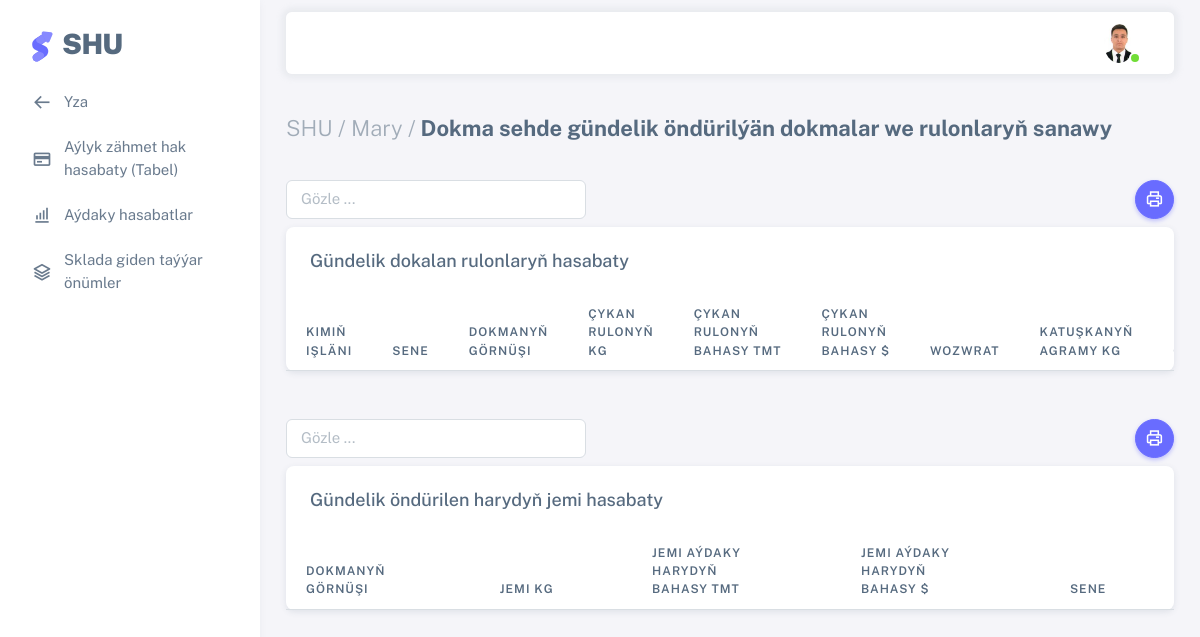
Screenshot of /dokma_seh/4/ (signed in) with the database file from the repository.
### users/models.py (models this page shows, shortened)
class AllUsers(AbstractUser):
    username = models.CharField(max_length=100, unique=True)
    office = models.ForeignKey(Office, on_delete=models.CASCADE, null=True)
    sehs = models.ForeignKey(Sehler, related_name='user_sehs', on_delete=models.CASCADE, null=True, blank=True)
    bolum = models.ForeignKey(Bolum, on_delete=models.CASCADE,null=True)
    wez = models.ForeignKey(Wez, on_delete=models.CASCADE, null=True)
    first_name = models.CharField(max_length=100)
    last_name = models.CharField(max_length=100)
    middle_name = models.CharField(max_length=100, null=True, blank=True)
    birth_date = models.DateField("Doglan senesi", default=timezone.now)
    tel = models.CharField("Telefon belgisi", max_length=12, null=True, blank=True)
    email = models.EmailField(unique=True)
    address = models.TextField(null=True, blank=True)
    user_code = models.CharField(max_length=12, unique=True, default=random_string, null=True, blank=True)
    image = models.ImageField(default='default.png', upload_to='profile_pics')

class Office(models.Model):
    name = models.CharField("Edara-kärhananyň ady", max_length=1000, null=True, blank=True)
    tel = models.CharField("Telefon belgisi", null=True, blank=True, max_length=12)
    reg_num = models.CharField("reg nomer", max_length=100, null=True, blank=True,)
    ind_num = models.CharField("indeks nomer", max_length=100, null=True, blank=True,)
    kpp_num = models.CharField(max_length=100, null=True, blank=True)
    address = models.TextField("Salgysy", null=True, blank=True)
    description = models.TextField("Gysga beyany", null=True, blank=True)
    slug = models.SlugField(max_length=300, unique=True, db_index=True, verbose_name="URL")
    def __str__(self):
        return self.name
    class Meta:
        verbose_name = 'Edara-kärhana'
        verbose_name_plural = 'Edara-kärhanalar'

### shu/views.py (the view)
# urls.py: path('dokma_seh/<int:pk>/', views.Gun_ondDokma_sanaw, name='dokma-seh'),
@login_required(login_url='login')
def Gun_ondDokma_sanaw(request,pk):
    page_title = _('Dokma sehde gündelik öndürilýän dokmalar we rulonlaryň sanawy')
    cur_user=request.user
    myseh = Gundelik_dokma.objects.filter(sehs_id=pk).order_by("sene")
    ay_has = Aydaky_dokma.objects.filter(sehs_id=pk).annotate(month=TruncMonth('sene'),gornus=F('d_gornusi__name'),onum=F('jemi_cyk_kg')).values('month', 'gornus','onum','id','jemi_bahasy_m','jemi_bahasy_d').order_by("sene")
    prpk=Sehler.objects.get(id=pk)
    seneid=Hasabat_sene.objects.all().last()
    if request.method == 'POST':
        form = GunDokmaForm(request.POST, request.FILES)
        form3 = TikinciAddForm(request.POST, request.FILES)
        if form.is_valid():
            if seneid == None or seneid.sene.month is not datetime.now().month:
                sene_create=Hasabat_sene.objects.create(sene=timezone.now())
                sene_create.save()
                sene_create.refresh_from_db()
            else:
                pass
            user = form.cleaned_data['user']
            d_gornusi = form.cleaned_data['d_gornusi']
            cykrulon_kg = form.cleaned_data['cykrulon_kg']
            cykrulon_bahasy_m = form.cleaned_data['cykrulon_bahasy_m']
            cykrulon_bahasy_d = form.cleaned_data['cykrulon_bahasy_d']
            wozwrat_kg = form.cleaned_data['wozwrat_kg']
            katyska_agram = form.cleaned_data['katyska_agram']
            nirden_gelen = form.cleaned_data['nirden_gelen']
            enjam = form.cleaned_data['enjam']
            bellik = form.cleaned_data['bellik']
            seneid1=Hasabat_sene.objects.last().id
            dok=cykrulon_kg if cykrulon_kg is not None else 0
            dok_m=cykrulon_bahasy_m if cykrulon_bahasy_m is not None else 0
            dok_d=cykrulon_bahasy_d if cykrulon_bahasy_d is not None else 0
            if cykrulon_bahasy_m is not None:
                ay_jem_baha_m = cykrulon_kg * cykrulon_bahasy_m
                ayhas = Aydaky_dokma.objects.create(offices=cur_user.office,sehs_id=pk,d_gornusi=d_gornusi,jemi_cyk_kg=cykrulon_kg,jemi_bahasy_m=ay_jem_baha_m)
                ayhas.save()
            elif cykrulon_bahasy_d is not None:
                ay_jem_baha_d = cykrulon_kg * cykrulon_bahasy_d
                ayhas = Aydaky_dokma.objects.create(offices=cur_user.office,sehs_id=pk,d_gornusi=d_gornusi,jemi_cyk_kg=cykrulon_kg,jemi_bahasy_d=ay_jem_baha_d)
                ayhas.save()
            guncreate = Gundelik_dokma.objects.create(user=user,has_sene=seneid1,offices=cur_user.office,sehs_id=pk,
                                                           d_gornusi=d_gornusi,cykrulon_kg=cykrulon_kg,cykrulon_bahasy_m=cykrulon_bahasy_m,cykrulon_bahasy_d=cykrulon_bahasy_d,wozwrat_kg=wozwrat_kg,
                                                           katyska_agram=katyska_agram,nirden_gelen=nirden_gelen,enjam=enjam,bellik=bellik)
            guncreate.save()
            seneid2=list(Hasabat_sene.objects.all())[-2].id
            abj1=Gundelik_dokma.objects.filter(has_sene=seneid1)
            ay2=AydakyDokma_hasabat.objects.filter(has_sene=seneid1,d_gornusi=d_gornusi).count()
            ay3=AydakyDokma_hasabat.objects.all()
            sap_j=Gundelik_dokma.objects.filter(has_sene=seneid1,d_gornusi=d_gornusi).aggregate(total=Sum(F('cykrulon_kg')))['total']
            wz_j=Gundelik_dokma.objects.filter(has_sene=seneid1,d_gornusi=d_gornusi).aggregate(total=Sum(F('wozwrat_kg')))['total']
            ahg_j=AydakyDokma_hasabat.objects.filter(has_sene=seneid2,d_gornusi=d_gornusi).aggregate(total=Sum(F('ahyrky_galyndy')))['total']
            zak_j=Gundelik_dokma.objects.filter(has_sene=seneid1,d_gornusi=d_gornusi).aggregate(total=Sum(F('cykrulon_kg')))['total']
            a_j=sap_j if sap_j is not None else 0
            b_j=wz_j if wz_j is not None else 0
            c_j=zak_j if zak_j is not None else 0
            d_j=ahg_j if ahg_j is not None else 0
            if ay2 == 0:
                cur_ay_create = AydakyDokma_hasabat.objects.filter(Q(has_sene=None) | ~Q(has_sene=seneid1), ~Q(d_gornusi=d_gornusi)).create(cykrulon_bahasy_m=cykrulon_bahasy_m,cykrulon_bahasy_d=cykrulon_bahasy_d,sehs_id=pk,has_sene=seneid1,d_gornusi=d_gornusi,jemi_dok_rulon=a_j,gecenay_galyndy=d_j,satylan_dokma_kg=c_j,wozwrat=b_j,ahyrky_galyndy=d_j + a_j)
                cur_ay_create.save()
            for x in ay3:
                if x.jemi_dok_rulon is not None and x.has_sene == seneid1 and x.d_gornusi == d_gornusi:
                    ay_update = AydakyDokma_hasabat.objects.filter(has_sene=seneid1, d_gornusi=d_gornusi).update(cykrulon_bahasy_m=cykrulon_bahasy_m,cykrulon_bahasy_d=cykrulon_bahasy_d,sehs_id=pk,has_sene=seneid1,d_gornusi=d_gornusi,jemi_dok_rulon=a_j,gecenay_galyndy=d_j,satylan_dokma_kg=c_j,wozwrat=b_j,ahyrky_galyndy=d_j + a_j)
                elif ay2 > 0 and x.jemi_dok_rulon == None:
                    cur_ay_create = AydakyDokma_hasabat.objects.filter(Q(has_sene=None) | ~Q(has_sene=seneid1), ~Q(d_gornusi=d_gornusi)).create(cykrulon_bahasy_m=cykrulon_bahasy_m,cykrulon_bahasy_d=cykrulon_bahasy_d,sehs_id=pk,has_sene=seneid1,d_gornusi=d_gornusi,jemi_dok_rulon=a_j,gecenay_galyndy=d_j,satylan_dokma_kg=c_j,wozwrat=b_j,ahyrky_galyndy=d_j + a_j)
                    cur_ay_create.save()
                continue
            swotka_count=Zakaz_DokmaSwotka.objects.filter(has_sene=seneid1,d_gornusi=d_gornusi).count()
            swotka=Zakaz_DokmaSwotka.objects.all()
            sklad_onum_count=Dokmaseh_sklad.objects.filter(has_sene=seneid1,d_gornusi=d_gornusi).count()
            sklad_onum=Dokmaseh_sklad.objects.all()
            if swotka_count == 0:
                swotka_create=Zakaz_DokmaSwotka.objects.filter(Q(has_sene=None) | ~Q(has_sene=seneid1), ~Q(d_gornusi=d_gornusi)).create(sehs_id=pk,has_sene=seneid1,d_gornusi=d_gornusi,jemi_kg=a_j,jemi_baha_m=a_j * dok_m,jemi_baha_d=a_j * dok_d)
                swotka_create.save()
            for x in swotka:
                if x.jemi_kg is not None and x.has_sene == seneid1 and x.d_gornusi == d_gornusi:
                    swotka_update = Zakaz_DokmaSwotka.objects.filter(~Q(jemi_kg=None),Q(has_sene=seneid1), Q(d_gornusi=d_gornusi)).update(sehs_id=pk,has_sene=seneid1,d_gornusi=d_gornusi,jemi_kg=a_j,jemi_baha_m=a_j * dok_m,jemi_baha_d=a_j * dok_d)
                elif swotka_count > 0 and x.jemi_kg == None:
                    create_zak_swot=Zakaz_DokmaSwotka.objects.filter(Q(has_sene=None) | ~Q(has_sene=seneid1), ~Q(d_gornusi=d_gornusi)).create(sehs_id=pk,has_sene=seneid1,d_gornusi=d_gornusi,jemi_kg=a_j,jemi_baha_m=a_j * dok_m,jemi_baha_d=a_j * dok_d)
                    create_zak_swot.save()
                continue
            if sklad_onum_count == 0:
                sk_onum_create=Dokmaseh_sklad.objects.filter(Q(has_sene=None) | ~Q(has_sene=seneid1), ~Q(d_gornusi=d_gornusi)).create(sehs_id=pk,has_sene=seneid1,d_gornusi=d_gornusi,cykrulon_bahasy_m=dok_m,cykrulon_bahasy_d=dok_d,jemi_dok_rulon=a_j,gecenay_galyndy=d_j,wozwrat=b_j,ahyrky_galyndy=d_j + a_j)
                sk_onum_create.save()
            for x in sklad_onum:
                if x.jemi_dok_rulon is not None and x.has_sene == seneid1 and x.d_gornusi == d_gornusi:
                    sk_onum_update = Dokmaseh_sklad.objects.filter(~Q(jemi_dok_rulon=None),Q(has_sene=seneid1), Q(d_gornusi=d_gornusi)).update(sehs_id=pk,has_sene=seneid1,d_gornusi=d_gornusi,cykrulon_bahasy_m=dok_m,cykrulon_bahasy_d=dok_d,jemi_dok_rulon=a_j,gecenay_galyndy=d_j,wozwrat=b_j,ahyrky_galyndy=d_j + a_j)
                elif sklad_onum_count > 0 and x.jemi_dok_rulon == None:
                    create_sk_onum=Dokmaseh_sklad.objects.filter(Q(has_sene=None) | ~Q(has_sene=seneid1), ~Q(d_gornusi=d_gornusi)).create(sehs_id=pk,has_sene=seneid1,d_gornusi=d_gornusi,cykrulon_bahasy_m=dok_m,cykrulon_bahasy_d=dok_d,jemi_dok_rulon=a_j,gecenay_galyndy=d_j,wozwrat=b_j,ahyrky_galyndy=d_j + a_j)
                    create_sk_onum.save()
                continue
            messages.success(request, 'Täze öndürilen dokma girizildi!')
            return redirect('dokma-seh', pk)
        if form3.is_valid():
            faa=form3.cleaned_data['faa']
            birth_date=form3.cleaned_data['birth_date']
            address=form3.cleaned_data['address']
            tikiciadd = Other_users.objects.create(sehs_id=pk,wez_id=1,faa=faa,birth_date=birth_date,address=address)
            tikiciadd.save()
            messages.success(request, f'{faa} täze zakazçy girizildi!')
            return redirect('dokma-seh',pk)
    else:
        form = GunDokmaForm()
        form3 = TikinciAddForm()
    pkk=prpk.pr_seh.pk
    paginator = Paginator(myseh, 10)
    page = request.GET.get('page')
    try:
        myuser = paginator.get_page(page)
    except PageNotAnInteger:
        myuser = paginator.page(1)
    except EmptyPage:
        myuser = paginator.page(paginator.num_pages)
    paginator1 = Paginator(ay_has, 10)
    page1 = request.GET.get('page')
    try:
        ay_h = paginator1.get_page(page1)
    except PageNotAnInteger:
        ay_h = paginator1.page(1)
    except EmptyPage:
        ay_h = paginator1.page(paginator1.num_pages)
    context = {'title': page_title,'myuser':myuser, 'ay_h':ay_h,'form':form,'form3':form3,'pkk':pkk}
    return render(request, 'shu/dokmaseh.html', context)

### users/forms.py
class TikinciAddForm(forms.ModelForm):
    def __init__(self, *args, **kwargs):
        super(TikinciAddForm,self).__init__(*args, **kwargs)
        self.fields['birth_date'].label = "Doglan senesi"
    faa = forms.CharField(label=False, widget=forms.TextInput(attrs={'placeholder': 'Tikinçiniň F.A.A', 'class': 'form-control mb-3'}))
    birth_date = forms.DateTimeField(label=False, required=False, widget=forms.DateInput(attrs={'type': 'date', 'class': 'form-control mb-3'}))
    address = forms.CharField(label=False,required=False,widget=forms.Textarea(attrs={'placeholder': 'Öý salgysy', 'class': 'form-control mb-3', 'style': 'height:100px;'}))
    class Meta:
        model = Other_users
        fields = ('faa','birth_date','address')

### shu/models.py (called while the page is built)
    def __str__(self):
        return self.name

### users/models.py (called while the page is built)
def random_string():
    return str(random.randint(100000000000, 999999999999))

    def __str__(self):
        return self.name

    def __str__(self):
        return self.faa

### shu/templates/shu/dokmaseh.html (shortened to what this page needs)
{% extends 'shu/base.html' %}
{% load i18n %}
{% load crispy_forms_tags %}
{% load static %}
{% block menu %}
  <li class="menu-item">
    <a href="{% url 'all-sehs' pkk %}" class="menu-link">
      <i class="menu-icon tf-icons bx bx-arrow-back"></i>
      <div>Yza</div>
    </a>
  </li>
  <li class="menu-item">
    <a href="{% url 'd-aylyk-tabel' %}" class="menu-link">
      <i class="menu-icon tf-icons bx bx-credit-card"></i>
      <div>Aýlyk zähmet hak hasabaty (Tabel)</div>
    </a>
  </li>
  <li class="menu-item">
    <a href="{% url 'dokma-seh-hasabat' pkk %}" class="menu-link">
      <i class="menu-icon tf-icons bx bx-bar-chart-alt"></i>
      <div>Aýdaky hasabatlar</div>
    </a>
  </li>
  <li class="menu-item">
    <a href="{% url 'd-tayar=onum' pkk %}" class="menu-link">
      <i class="menu-icon tf-icons bx bx-layer"></i>
      <div>Sklada giden taýýar önümler</div>
    </a>
  </li>
{% endblock menu %}
{% block content %}
<div class="content-wrapper">
    <div class="container-xxl flex-grow-1 container-p-y">
      <h4 class="fw-bold py-3 mb-4"><span class="text-muted fw-light">SHU / {{ user.office|default_if_none:"" }} /</span> {{ title }}</h4>
    <a><button style="float:right;" onclick="printData()" class="btn rounded-pill btn-icon btn-primary"> <i class="tf-icons bx bx-printer"></i></button>
    <input class="form-control mb-2" style="width:300px;" id='myInput' onkeyup='myFunction()' type='text' placeholder="Gözle ..."></a>
    <div class="card" id="printTable">
      <h5 class="card-header">Gündelik dokalan rulonlaryň hasabaty</h5>
      <div class="table-responsive text-nowrap">
        <table class="table table-hover" id="myTable">
          <thead>
            <tr>
              <th>Kimiň<br> işläni</th>
              <th>sene</th>
              <th>Dokmanyň<br> görnüşi</th>
              <th>Çykan<br> rulonyň<br> kg</th>
              <th>Çykan<br> rulonyň<br> bahasy TMT</th>
              <th>Çykan<br> rulonyň<br> bahasy $</th>
              <th>Wozwrat</th>
              <th>Katuşkanyň<br> agramy kg</th>
              <th>Nirden gelen<br> çygmal</th>
            </tr>
          </thead>
        </table>
      </div>
    </div>
    <a><button style="float:right;" onclick="printData1()" class="btn rounded-pill btn-icon btn-primary"> <i class="tf-icons bx bx-printer"></i></button>
    <input class="form-control mb-2 mt-5" style="width:300px;" id='myInput1' onkeyup='myFunction1()' type='text' placeholder="Gözle ..."></a>
    <div class="card mb-5" id="printTable1">
      <h5 class="card-header">Gündelik öndürilen harydyň jemi hasabaty</h5>
      <div class="table-responsive text-nowrap">
        <table class="table table-hover" id="myTable1">
          <thead>
            <tr>
              <th>Dokmanyň<br> görnüşi</th>
              <th>Jemi kg</th>
              <th>Jemi aýdaky<br>harydyň<br>bahasy TMT</th>
              <th>Jemi aýdaky<br>harydyň<br>bahasy $</th>
              <th>Sene</th>
            </tr>
          </thead>
        </table>
      </div>
    </div>
      </div>
      </div>
  </div>
</div>
{% endblock content %}

### templates/include/header.html (shortened to what this page needs)
	{% load static i18n %}
	{% load crispy_forms_tags %}
		<nav class="layout-navbar container-xxl navbar navbar-expand-xl navbar-detached align-items-center bg-navbar-theme" id="layout-navbar">
		  <div class="navbar-nav-right d-flex align-items-center" id="navbar-collapse">
			<ul class="navbar-nav flex-row align-items-center ms-auto">
			  <li class="nav-item navbar-dropdown dropdown-user dropdown">
				<a class="nav-link dropdown-toggle hide-arrow" href="javascript:void(0);" data-bs-toggle="dropdown">
				  <div class="avatar avatar-online">
					<img src="{{ user.image.url }}" onerror="this.onerror=null;this.src='{% static 'assets/img/avatars/default.png' %}'" alt class="w-px-30 h-auto rounded-circle" />
				  </div>
				</a>
			  </li>
			</ul>
		  </div>
		</nav>

### rows the page displays
AllUsers: image (picture), office "Mary"

### other values shown
{{ title }} "Dokma sehde gündelik öndürilýän dokmalar we rulonlaryň sanawy"
